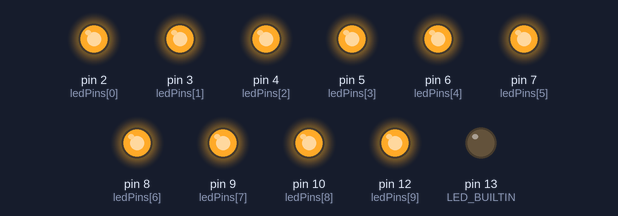
A sketch run on a simulated Arduino Uno, built with avr-gcc and run on an emulated ATmega328P. On the bench: output pins drawn as LEDs (lit = HIGH). What the sketch prints to the serial monitor is not drawn.

Above: at 0.1 s.
Timing chart, 0 to 1.6 s (numbered marks = the images above):
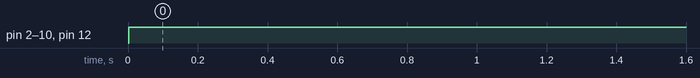

Measured:
- by itself, pin 2 (ledPins[0]), pin 3 (ledPins[1]), pin 4 (ledPins[2]), pin 5 (ledPins[3]), pin 6 (ledPins[4]), pin 7 (ledPins[5]), pin 8 (ledPins[6]), pin 9 (ledPins[7]), pin 10 (ledPins[8]), pin 12 (ledPins[9]): LOW → HIGH at 0.00 s

The sketch:

bat.ino
```cpp
long result;
const int analogPin = A0;   // the pin that the potentiometer is attached to
const int ledCount = 10;    // the number of LEDs in the bar graph

int ledPins[] = {
  2, 3, 4, 5, 6, 7, 8, 9, 10, 12 };   // an array of pin numbers to which LEDs are attached

void setup()
{
  Serial.begin(9600);
  pinMode(LED_BUILTIN, OUTPUT);
  digitalWrite(LED_BUILTIN, LOW);
  for (int thisLed = 0; thisLed < ledCount; thisLed++)
    pinMode(ledPins[thisLed], OUTPUT);
}

void loop()
{
  result = readVcc();
  int bat_val = map(result, 0, 5001, 0, 10);
  for (int thisLed = 0; thisLed < 10; thisLed++)
    digitalWrite(ledPins[thisLed], (thisLed < bat_val ? HIGH : LOW));

//  result /= 100; // convert millivolts to volts?
  /*
  int ledLevel = map(sensorReading, 0, 1023, 0, ledCount);
  for (int thisLed = 0; thisLed < ledCount; thisLed++)
    digitalWrite(ledPins[thisLed], (thisLed < ledLevel ? HIGH : LOW));
    */
  Serial.println(result);
  delay(400);
}

long readVcc()
{
  // Read 1.1V reference against AVcc
  // set the reference to Vcc and the measurement to the internal 1.1V reference
  #if defined(__AVR_ATmega32U4__) || defined(__AVR_ATmega1280__) || defined(__AVR_ATmega2560__)
    ADMUX = _BV(REFS0) | _BV(MUX4) | _BV(MUX3) | _BV(MUX2) | _BV(MUX1);
  #elif defined (__AVR_ATtiny24__) || defined(__AVR_ATtiny44__) || defined(__AVR_ATtiny84__)
    ADMUX = _BV(MUX5) | _BV(MUX0);
  #elif defined (__AVR_ATtiny25__) || defined(__AVR_ATtiny45__) || defined(__AVR_ATtiny85__)
    ADMUX = _BV(MUX3) | _BV(MUX2);
  #else
    ADMUX = _BV(REFS0) | _BV(MUX3) | _BV(MUX2) | _BV(MUX1);
  #endif
  delay(2); // Wait for Vref to settle
  ADCSRA |= _BV(ADSC); // Start conversion
  while (bit_is_set(ADCSRA,ADSC)); // measuring
  uint8_t low  = ADCL; // must read ADCL first - it then locks ADCH
  uint8_t high = ADCH; // unlocks both
  long result = (high<<8) | low;
  result = 1125300L / result; // Calculate Vcc (in mV); 1125300 = 1.1*1023*1000
  return result; // Vcc in millivolts
}
```
